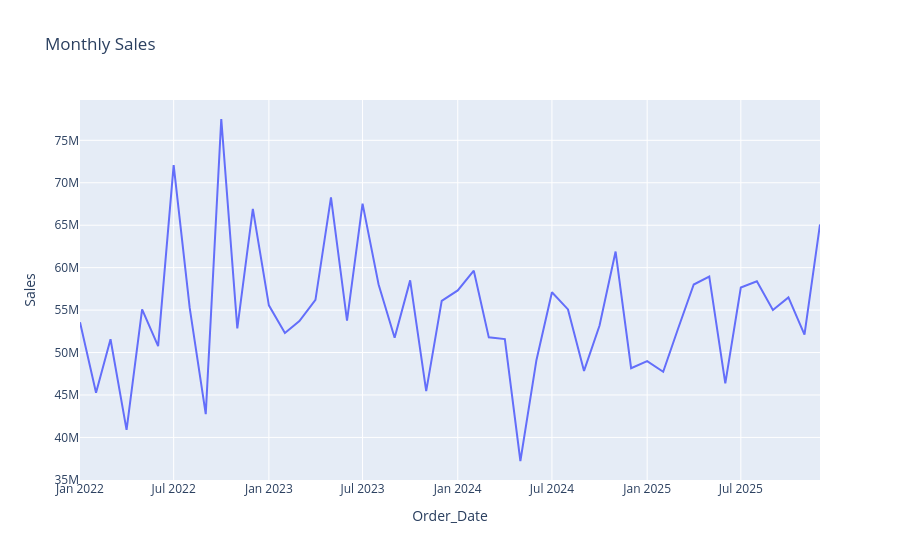

Here is the notebook cell this chart was saved with:
### Markdown cell above
**Code Cell 3
Monthly Sales**

### Code cell
monthly_sales = (

    df
    .groupby(df["Order_Date"].dt.to_period("M"))["Sales"]
    .sum()
    .reset_index()

)

monthly_sales["Order_Date"] = monthly_sales["Order_Date"].astype(str)

fig = px.line(

    monthly_sales,

    x="Order_Date",

    y="Sales",

    title="Monthly Sales"

)

fig.show()

### Figure 1 — Plotly figure (JSON) as saved in the notebook; plotly's stock layout.template omitted (floating-point values rounded to 4 significant figures)
{"data": [{"hovertemplate": "Order_Date=%{x}<br>Sales=%{y}<extra></extra>", "legendgroup": "", "line": {"color": "#636efa", "dash": "solid"}, "marker": {"symbol": "circle"}, "mode": "lines", "name": "", "orientation": "v", "showlegend": false, "type": "scatter", "x": ["2022-01", "2022-02", "2022-03", "2022-04", "2022-05", "2022-06", "2022-07", "2022-08", "2022-09", "2022-10", "2022-11", "2022-12", "2023-01", "2023-02", "2023-03", "2023-04", "2023-05", "2023-06", "2023-07", "2023-08", "2023-09", "2023-10", "2023-11", "2023-12", "2024-01", "2024-02", "2024-03", "2024-04", "2024-05", "2024-06", "2024-07", "2024-08", "2024-09", "2024-10", "2024-11", "2024-12", "2025-01", "2025-02", "2025-03", "2025-04", "2025-05", "2025-06", "2025-07", "2025-08", "2025-09", "2025-10", "2025-11", "2025-12"], "xaxis": "x", "y": [53570000.0, 45260000.0, 51570000.0, 40890000.0, 55100000.0, 50770000.0, 72070000.0, 55260000.0, 42740000.0, 77510000.0, 52840000.0, 66910000.0, 55570000.0, 52300000.0, 53700000.0, 56200000.0, 68270000.0, 53750000.0, 67550000.0, 58010000.0, 51750000.0, 58500000.0, 45450000.0, 56090000.0, 57320000.0, 59640000.0, 51790000.0, 51590000.0, 37220000.0, 49100000.0, 57100000.0, 55080000.0, 47840000.0, 53180000.0, 61900000.0, 48150000.0, 48980000.0, 47740000.0, 52690000.0, 58020000.0, 58950000.0, 46360000.0, 57650000.0, 58400000.0, 55010000.0, 56490000.0, 52120000.0, 65090000.0], "yaxis": "y"}], "layout": {"legend": {"tracegroupgap": 0}, "title": {"text": "Monthly Sales"}, "xaxis": {"anchor": "y", "domain": [0, 1], "title": {"text": "Order_Date"}}, "yaxis": {"anchor": "x", "domain": [0, 1], "title": {"text": "Sales"}}}}
